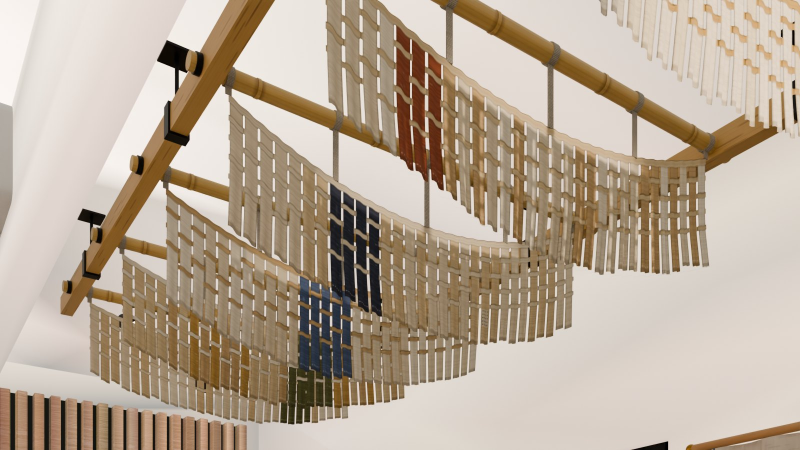
#> input picture GARMENT_OFFICE_REALISM_UPGRADE/08_REALISTIC/concept-images/render_BEL_CAM_WOVEN_CLOSE.jpg, 1600 x 900 px, found by its file name (shown at 1/2 size)
$ python woven_earth_board.py ../../concept-images/render_BEL_CAM_WOVEN_CLOSE.jpg
#> lines starting #> are read from the running program, lines starting #| are printed output that depends on the picture
"""The Woven Earth materials board (the brief's optional diagram of materials, sources, artisans and upkeep), for the arrival gallery and
reception as built in this 3D proposal. One A4-landscape-shaped image (2480 x 1754) with a crop of each element from its Cycles render.
Honest by construction: every source, maker, test and certificate reads "to be identified" or "to be tested"; nothing is claimed.
Printed by headless Chromium from a page written next to the images.  python3 -I woven_earth_board.py OUT.jpg"""
import sys
from html import escape
from pathlib import Path
from playwright.sync_api import sync_playwright
from PIL import Image

R = Path(__file__).resolve().parents[2]
W = R / 'concept-images' / 'woven-earth'
# element, the render it is cropped from and the crop box (fractions of the image), materials, source and maker, upkeep and checks
ROWS = [
    ('The Woven Threshold', 'render_BEL_CAM_WOVEN_CLOSE.jpg', (.18, .05, .82, .78),
     'Six handwoven swags: cleaned cutting waste (jhut) in strips, with natural jute and cotton. Ecru and sand, accents of olive, indigo and a little clay; one strip mended in kantha stitch. A frame of laminated bamboo rails and straight bamboo culms on black steel rods from the deck.',
     'Jhut: traceable, cleaned and sorted by fibre and colour, with a material passport, source to be identified. Weavers: to be identified, paid and credited. Bamboo and steel: suppliers to be identified.',
     'Each swag lifts off its culm for cleaning. Fire suitability of the textile, anchors in the deck, sprinkler and detector coverage, egress and maintenance access: to be confirmed by the fire and structural engineers.'),
    ('Check-in counter', 'render_BEL_CAM_WOVEN_COUNTER.jpg', (.2, .25, .8, .95),
     'A curved counter under the high end of the stair: hand-pressed terracotta flutes on the visitor face, a reclaimed-hardwood ledge and work top, the screen below the ledge, a warm linear light under it.',
     'Local terracotta fabricator and timber source: to be identified.',
     'Oil the hardwood; dust the flutes. Position and view of the entrance to be confirmed against the security plan.'),
    ('Terracotta wall', 'render_BEL_CAM_WOVEN_TOUCH.jpg', (.28, .02, .78, .92),
     'One hand-pressed terracotta surface on the free west wall: 150 mm square tiles in lime joints; raised diamonds follow the repeat logic of Jamdani. A linear wall-washer (3000 K) on the deck draws them in light and shadow.',
     'Local fabricator: to be identified.',
     'Dusting. Tile weight, fixing and anchorage: to be checked.'),
    ('Salvaged bench and bamboo stool', 'render_BEL_CAM_WOVEN_BENCH.jpg', (0.0, .3, .65, .99),
     'A salvaged hardwood slab, its end grain, checks and old fixing holes kept, a butterfly key across one check; two laminated-bamboo trestles with through-tenons, hardwood wedges and dowels. A light bamboo stool with a cane seat.',
     'Timber: legally salvaged, seasoned and documented, never fresh-felled; source and moisture content to be documented. Bamboo: verified supplier to be identified.',
     'Low-VOC oil finish, repairable fasteners. Bamboo durability, pest treatment and load test: to be done.'),
    ('One fig tree', 'render_BEL_CAM_WOVEN_REVERSE.jpg', (.2, .58, .6, .98),
     'One fig tree in a terracotta planter by the glass entrance, on the approved potted tree\'s footprint.',
     'Grower: to be identified.',
     'Daylight from the existing entrance glass only; watering and turning to a care schedule.'),
    ('From fibre to second life', 'render_BEL_CAM_WOVEN_FIBRE.jpg', (0.0, 0.0, 1.0, 1.0),
     'On the reception console, one oak tray: raw cotton, jute fibre, cutting waste sorted by colour, recycled yarn and the knit it becomes.',
     'Illustrative samples. Fibre sources and recycled shares: to be documented.',
     'Samples replaced by documented ones as records arrive.'),
]
LIGHT = ('Light: daylight only through the existing entrance glass; the approved linear lights (3500 K) and brand-wall spots (3000 K) stay; '
         'two narrow spots (3000 K) on the threshold, one linear wall-washer (3000 K) on the terracotta and a warm linear light under the counter ledge are the only additions, '
         'dimmable: half output by day, full in the evening.')
FOOT = ('Concept proposal on the approved Stage II floor. The geometry is locked: column grid, beams, ceiling height, glazing, doors, '
        'brand wall and circulation are unchanged; at the owner\'s request the security desk leaves the middle for the counter under the stair. Final design requires architect / engineer review, local fire and '
        'building compliance, and actual contractor quotations. Images rendered from the 3D model (Blender Cycles, simulated light, no people).')


def crop(name, box):
#> called with name = 'render_BEL_CAM_WOVEN_CLOSE.jpg', box = (0.18, 0.05, 0.82, 0.78)
    im = Image.open(W / name if (W / name).exists() else R / 'concept-images' / name).convert('RGB')
#> im is the input picture: PIL image 1600x900 RGB; mean R, G, B 183.8, 168.3, 150.6
    x0, y0, x1, y1 = box; im = im.crop((round(x0 * im.width), round(y0 * im.height), round(x1 * im.width), round(y1 * im.height)))
    out = W / ('_crop_' + name); im.save(out, quality=88); return out


def main(dst):
    crops = [crop(r[1], r[2]) for r in ROWS]
#> call 2 of crop, with name = 'render_BEL_CAM_WOVEN_COUNTER.jpg', box = (0.2, 0.25, 0.8, 0.95)
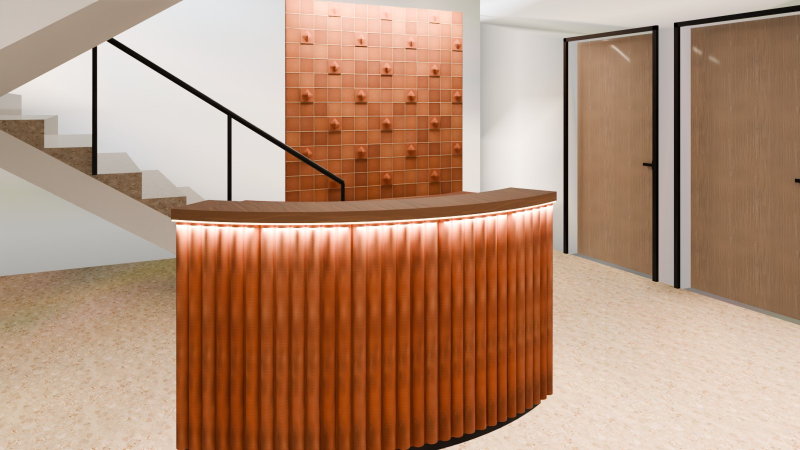
#> input picture GARMENT_OFFICE_REALISM_UPGRADE/08_REALISTIC/concept-images/render_BEL_CAM_WOVEN_COUNTER.jpg, 1600 x 900 px, found by its file name (shown at 1/2 size)
#> in crop, im is the input picture: PIL image 1600x900 RGB; mean R, G, B 179, 142.4, 118.6
#> call 3 of crop, with name = 'render_BEL_CAM_WOVEN_TOUCH.jpg', box = (0.28, 0.02, 0.78, 0.92)
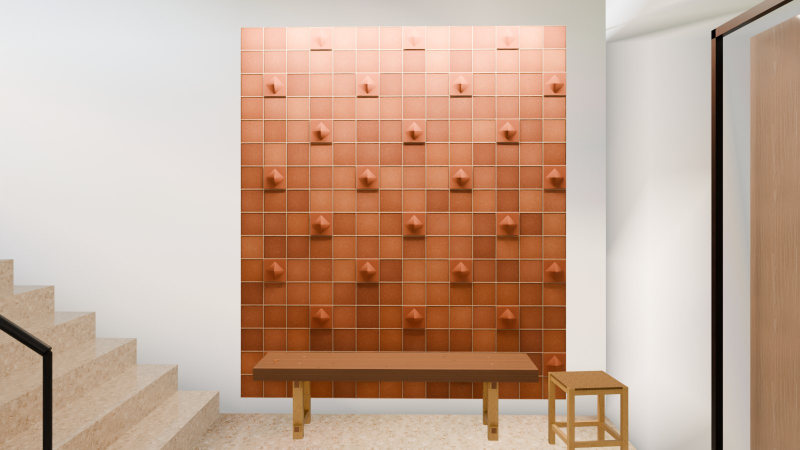
#> input picture GARMENT_OFFICE_REALISM_UPGRADE/08_REALISTIC/concept-images/render_BEL_CAM_WOVEN_TOUCH.jpg, 1600 x 900 px, found by its file name (shown at 1/2 size)
#> in crop, im is the input picture: PIL image 1600x900 RGB; mean R, G, B 197, 167.9, 149.2
#> call 4 of crop, with name = 'render_BEL_CAM_WOVEN_BENCH.jpg', box = (0, 0.3, 0.65, 0.99)
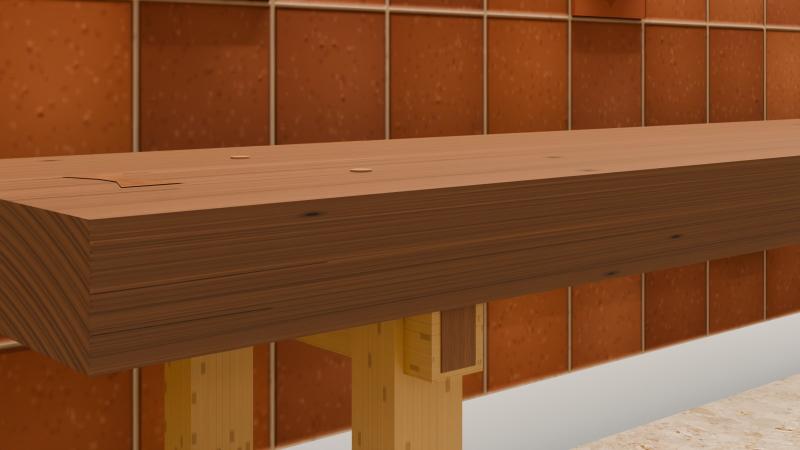
#> input picture GARMENT_OFFICE_REALISM_UPGRADE/08_REALISTIC/concept-images/render_BEL_CAM_WOVEN_BENCH.jpg, 1600 x 900 px, found by its file name (shown at 1/2 size)
#> in crop, im is the input picture: PIL image 1600x900 RGB; mean R, G, B 131.3, 79.9, 45.7
#> in crop (call 4), `im = im.crop((round(x0 * im.width), round(y0 * im.height), round(x1 * `:
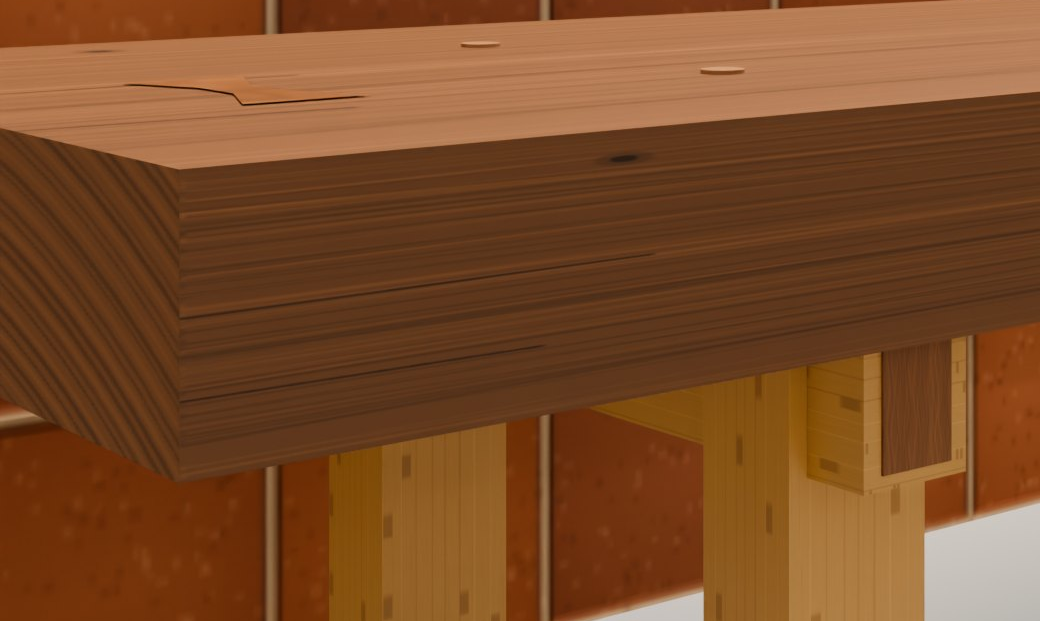
#> im: PIL image 1040x621 RGB; mean R, G, B 123.3, 75.1, 39.2
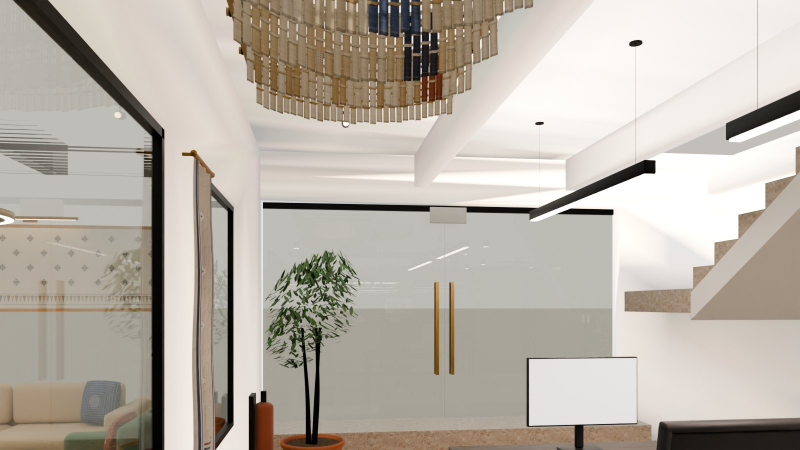
#> input picture GARMENT_OFFICE_REALISM_UPGRADE/08_REALISTIC/concept-images/render_BEL_CAM_WOVEN_REVERSE.jpg, 1600 x 900 px, found by its file name (shown at 1/2 size)
#> in crop, im is the input picture: PIL image 1600x900 RGB; mean R, G, B 183.8, 176.7, 166.8
#> in crop (call 5), `im = im.crop((round(x0 * im.width), round(y0 * im.height), round(x1 * `:
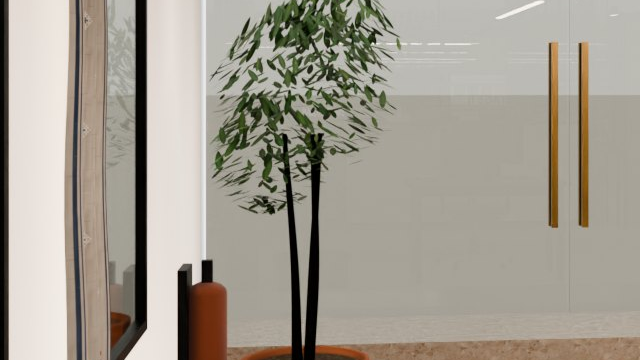
#> im: PIL image 640x360 RGB; mean R, G, B 162.6, 156.7, 145.2
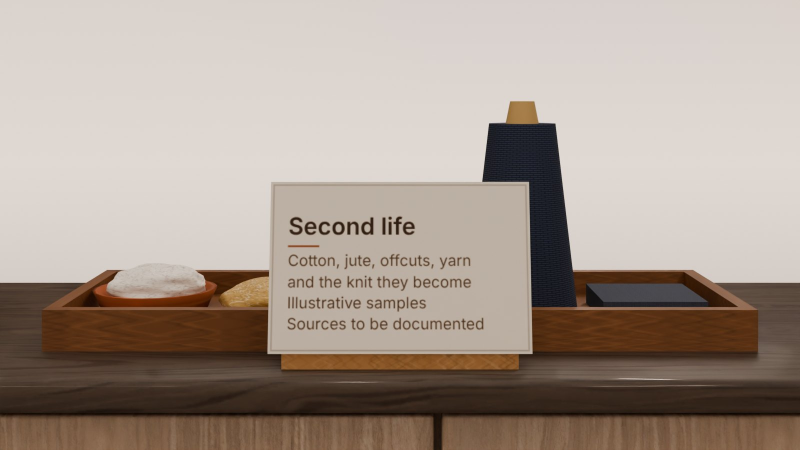
#> input picture GARMENT_OFFICE_REALISM_UPGRADE/08_REALISTIC/concept-images/render_BEL_CAM_WOVEN_FIBRE.jpg, 1600 x 900 px, found by its file name (shown at 1/2 size)
#> in crop, im is the input picture: PIL image 1600x900 RGB; mean R, G, B 167.6, 154, 143.5
    rows = ''.join(f"""<section class="row"><div class="pic"><img src="{c.as_uri()}" alt=""></div>
      <div class="cell name"><h2>{escape(n)}</h2></div><div class="cell"><b>Materials</b><p>{escape(m)}</p></div>
      <div class="cell"><b>Source and makers</b><p>{escape(s)}</p></div><div class="cell"><b>Upkeep and checks</b><p>{escape(u)}</p></div></section>"""
                   for c, (n, _, _, m, s, u) in zip(crops, ROWS))
    html = f"""<!doctype html><html lang="en"><head><meta charset="utf-8"><style>
    * {{ box-sizing: border-box }}
    body {{ margin: 0; width: 2480px; height: 1754px; background: #f3efe6; color: #1d2a22; font-family: Inter, "Helvetica Neue", Arial, sans-serif; padding: 70px 90px }}
    .eyebrow {{ margin: 0; font-size: 24px; letter-spacing: .2em; text-transform: uppercase; color: #9a5a3c; font-weight: 700 }}
    h1 {{ margin: 6px 0 4px; font-size: 58px; line-height: 1.05 }}
    .lead {{ margin: 0 0 16px; font-size: 25px; color: #45534a }}
    .row {{ display: grid; grid-template-columns: 300px 290px 1fr 1fr 1fr; gap: 24px; align-items: start; padding: 12px 0; border-top: 2px solid rgba(29, 42, 34, .14) }}
    .pic img {{ width: 300px; height: 169px; object-fit: cover; border-radius: 10px; display: block }}
    h2 {{ margin: 6px 0 0; font-size: 33px; line-height: 1.15 }}
    b {{ font-size: 18px; letter-spacing: .14em; text-transform: uppercase; color: #6a6f47 }}
    p {{ margin: 4px 0 0; font-size: 20px; line-height: 1.34; color: #26332b }}
    .light {{ margin: 16px 0 0; padding: 14px 20px; border-left: 6px solid #c29a55; background: rgba(194, 154, 85, .14); font-size: 23px; line-height: 1.4 }}
    .foot {{ margin: 14px 0 0; font-size: 20px; line-height: 1.45; color: #4b5850 }}
    </style></head><body>
    <p class="eyebrow">STAGE II · Zara Fashion · Woven Earth</p>
    <h1>The arrival in materials: sources, makers and upkeep</h1>
    <p class="lead">What each element of the arrival gallery and reception is made of, where it would come from and how it is kept. Every source, maker and test is still to be identified: nothing here is claimed.</p>
    {rows}
    <p class="light">{escape(LIGHT)}</p>
    <p class="foot">{escape(FOOT)}</p>
    </body></html>"""
    tmp = W / '_board.html'; tmp.write_text(html)
    try:
        with sync_playwright() as pw:
            br = pw.chromium.launch(executable_path='/usr/bin/chromium', headless=True)
            pg = br.new_page(viewport={'width': 2480, 'height': 1754}); pg.goto(tmp.as_uri(), wait_until='load')
            pg.wait_for_function("[...document.images].every(i => i.complete && i.naturalWidth > 0)", timeout=60000)
            over = pg.evaluate('document.documentElement.scrollHeight')
            pg.screenshot(path=str(dst.with_suffix('.png')), full_page=False); br.close()
        Image.open(dst.with_suffix('.png')).convert('RGB').save(dst, quality=88, optimize=True); dst.with_suffix('.png').unlink()
    finally:
        tmp.unlink(missing_ok=True); [c.unlink(missing_ok=True) for c in crops]
    print(dst, 'content height', over, '(fits)' if over <= 1754 else '(OVERFLOWS)')


main(Path(sys.argv[1]))
#> (the call stopped at in main, `with sync_playwright() as pw:`: playwright is not available in this run)
